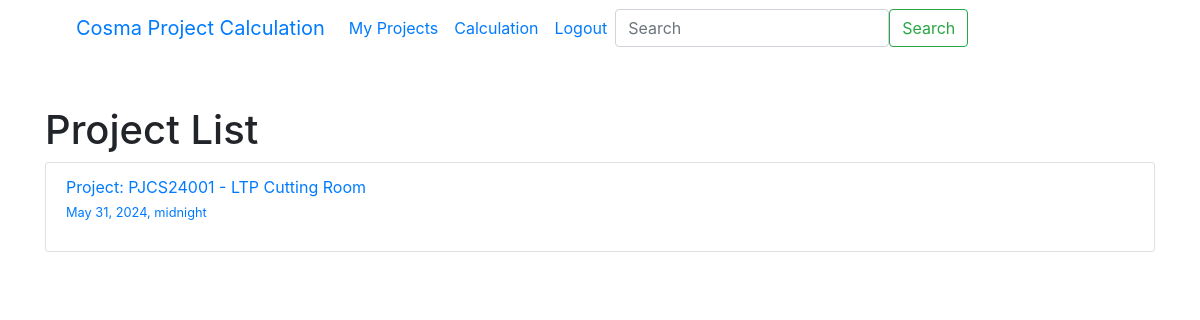
The app's page /myproject/ (signed in), older data.
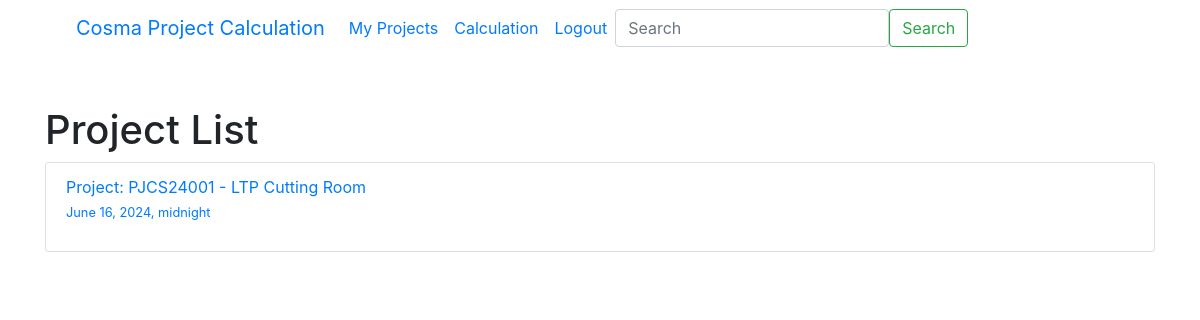
The same page, newer data.
### cuttingcal/models.py (models this page shows)
class Project(models.Model):
    code = models.CharField(max_length=10, primary_key=True)
    name = models.TextField()
    date = models.DateTimeField(default=timezone.now)
    customer = models.ForeignKey(Customer, on_delete=models.CASCADE, related_name='projects')
    owner = models.ForeignKey(User, on_delete=models.CASCADE, related_name='projects', null=False, default=1)
    def __str__(self) -> str:
        return f'Project: {self.code} - {self.name}'

### cuttingcal/views.py (the view)
# urls.py: path('myproject/', views.myproject, name='myproject'),
def myproject(request):
    if request.user.is_authenticated:
        project_list = Project.objects.filter(owner=request.user).order_by('-date')  # Get all projects and order by date
        per_page = 10
        paginator = Paginator(project_list, per_page)  # Create Paginator object
        page_number = request.GET.get('page')  # Get the current page number from the request
        projects_per_page = paginator.get_page(page_number)  # Get the current page
        return render(request, 'cuttingcal/myproject.html', {'projects_per_page': projects_per_page})
    else:
        return HttpResponseRedirect(reverse("login"))

### cuttingcal/templates/cuttingcal/myproject.html (shortened to what this page needs)
{%extends 'cuttingcal/layout.html'%}
{% block body %}
    <h1>Project List</h1>
    <div class="card" style="width: 100%;">
        <ul class="list-group list-group-flush">
            {% for project in projects_per_page %}
                <li class="list-group-item">
                    <a href="{%url 'project' code=project.code%}">
                        {{ project }}
                        <p><small>{{ project.date }}</small></p>
                    </a>
                </li>
            {% endfor %}
        </ul>
    </div>
{% endblock %}

### cuttingcal/templates/cuttingcal/layout.html (shortened to what this page needs)
{% load static %}
<!DOCTYPE html>
<html lang="en">
    <head>
        <link rel="stylesheet" href="https://stackpath.bootstrapcdn.com/bootstrap/4.4.1/css/bootstrap.min.css">
        <link rel="stylesheet" href="{% static 'cuttingcal/styles.css' %}">
    </head>
    <body>
        <div class="container">
            <nav class="navbar navbar-expand-lg bg-body-tertiary">
                <div class="container-fluid">
                  <a class="navbar-brand" href="{% url 'index' %}">Cosma Project Calculation</a>
                  <div class="collapse navbar-collapse" id="navbarSupportedContent">
                    <ul class="navbar-nav me-auto mb-2 mb-lg-0">
                      <li class="nav-item">
                        <a class="nav-link active" aria-current="page" href="{%url 'myproject'%}">My Projects</a>
                      </li>
                      <li class="nav-item">
                        <a class="nav-link" href="{%url 'calculation' %}">Calculation</a>
                      </li>
                      <li class="nav-item">
                        {% if user.is_authenticated %}
                          <a class="nav-link" href="{%url 'logout'%}">Logout</a>
                        {% else %}
                          <a class="nav-link" href="{%url 'login'%}">Login</a>
                        {% endif %}
                      </li>
                    </ul>
                    <form class="d-flex" role="search">
                      <input class="form-control me-2" type="search" placeholder="Search" aria-label="Search">
                      <button class="btn btn-outline-success" type="submit">Search</button>
                    </form>
                  </div>
                </div>
              </nav>
            {% block body %}
            {% endblock %}
        </div>
    </body>
</html>

### cuttingcal/static/cuttingcal/styles.css (style rules this page uses)
.navbar { margin-bottom: 50px; }

Row changes from the older to the newer data that the page shows:
changed Project "Project: PJCS24001 - LTP Cutting Room": date "May 31, 2024, midnight" → "June 16, 2024, midnight"
